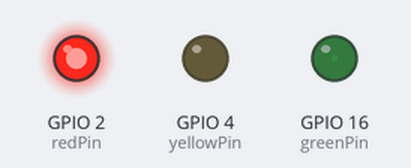
Recording of a sketch running on a simulated ESP32. On the bench: output pins drawn as LEDs (lit = HIGH).

Above: at 0.05 s.
At 0.9 s:
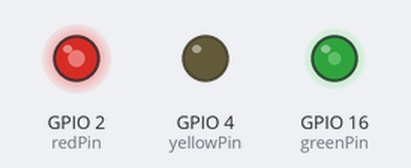
At 1.8 s:
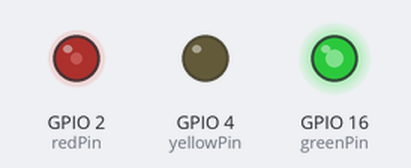
At 3.6 s:
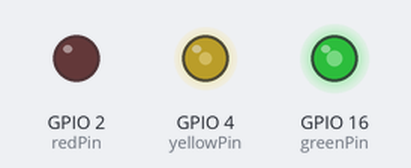
At 5.4 s:
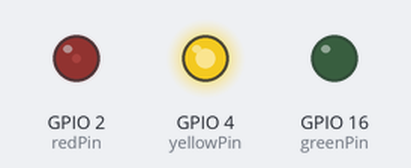
At 7.2 s:
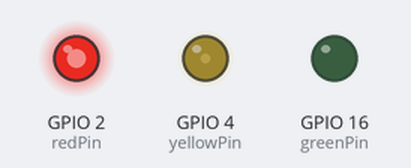
Timing chart, 0 to 10.0 s (numbered marks = the images above):
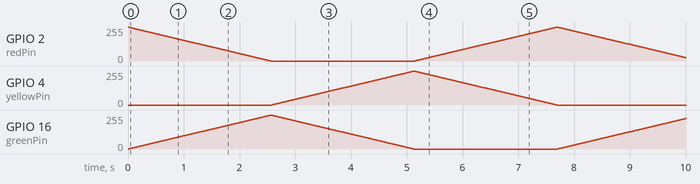

The sketch:

code-rinbow-03.ino
```cpp
// 三色LED渐变（红→绿→黄→红）
const int redPin = 2;          // 红色引脚
const int greenPin = 16;       // 绿色引脚
const int yellowPin = 4;       // 黄色引脚（替代原蓝色通道）

const int freq = 5000;
const int resolution = 8;      // 0-255

void setup() {
  ledcAttach(redPin, freq, resolution);
  ledcAttach(greenPin, freq, resolution);
  ledcAttach(yellowPin, freq, resolution);
}

void loop() {
  // 红色 -> 绿色
  for (int i = 0; i <= 255; i++) {
    ledcWrite(redPin, 255 - i);   // 红色逐渐减少
    ledcWrite(greenPin, i);       // 绿色逐渐增加
    ledcWrite(yellowPin, 0);
    delay(10);
  }

  // 绿色 -> 黄色
  for (int i = 0; i <= 255; i++) {
    ledcWrite(redPin, 0);
    ledcWrite(greenPin, 255 - i);
    ledcWrite(yellowPin, i);
    delay(10);
  }

  // 黄色 -> 红色
  for (int i = 0; i <= 255; i++) {
    ledcWrite(redPin, i);
    ledcWrite(greenPin, 0);
    ledcWrite(yellowPin, 255 - i);
    delay(10);
  }
}
```
